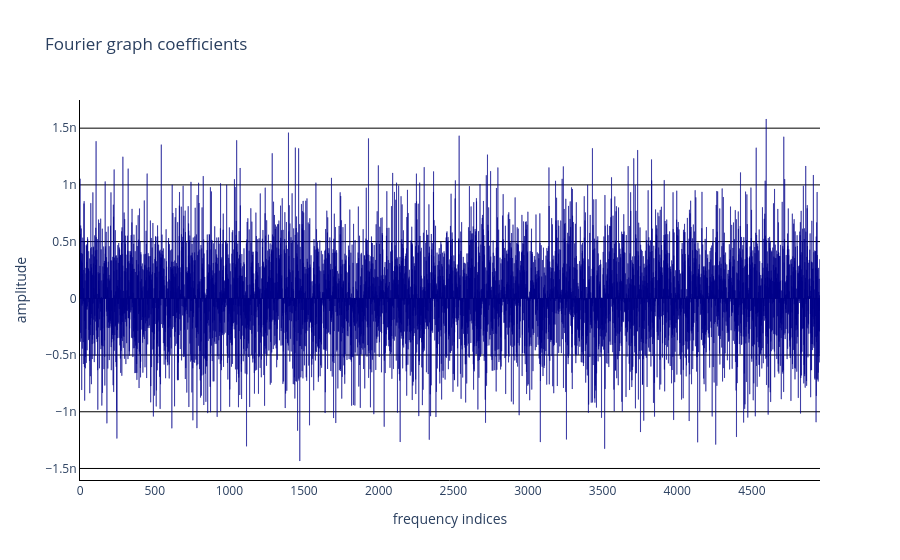

The code cell stored with this chart in its notebook:
### Markdown cell above
#### 🌟 Visualize background spectrum

### Code cell
spectrum = data["cst"] @ Xb
mm.viz.plot_spectrum(spectrum[:, int(spectrum.shape[1]/2)])

### Figure 1 — Plotly figure (JSON) as saved in the notebook; plotly's stock layout.template omitted (floating-point values rounded to 4 significant figures; data arrays with more than 128 entries replaced by an {"elided": "..."} marker saying what was removed)
{"data": [{"marker": {"color": "darkblue", "line": {"color": "darkblue"}}, "type": "bar", "y": {"elided": "4957 float values"}}], "layout": {"plot_bgcolor": "white", "showlegend": false, "title": {"text": "Fourier graph coefficients"}, "xaxis": {"linecolor": "black", "title": {"text": "frequency indices"}}, "yaxis": {"gridcolor": "black", "linecolor": "black", "title": {"text": "amplitude"}}}}
